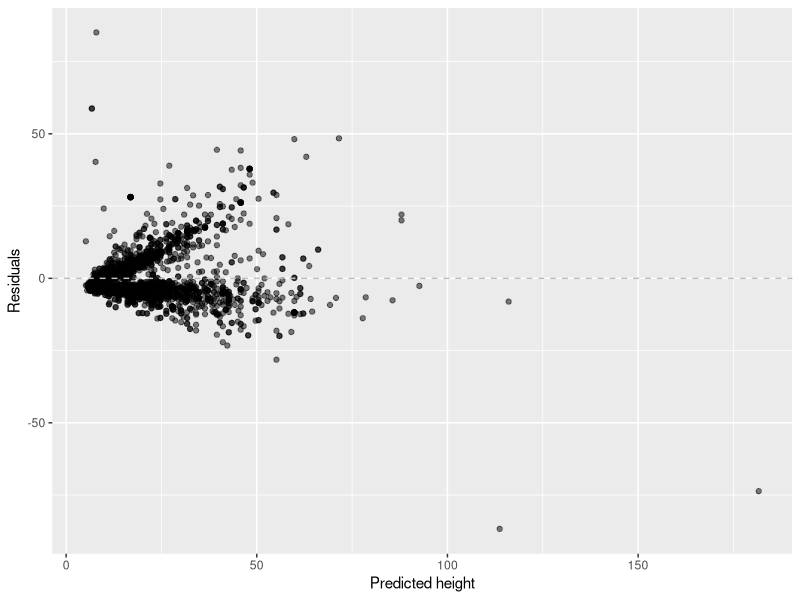
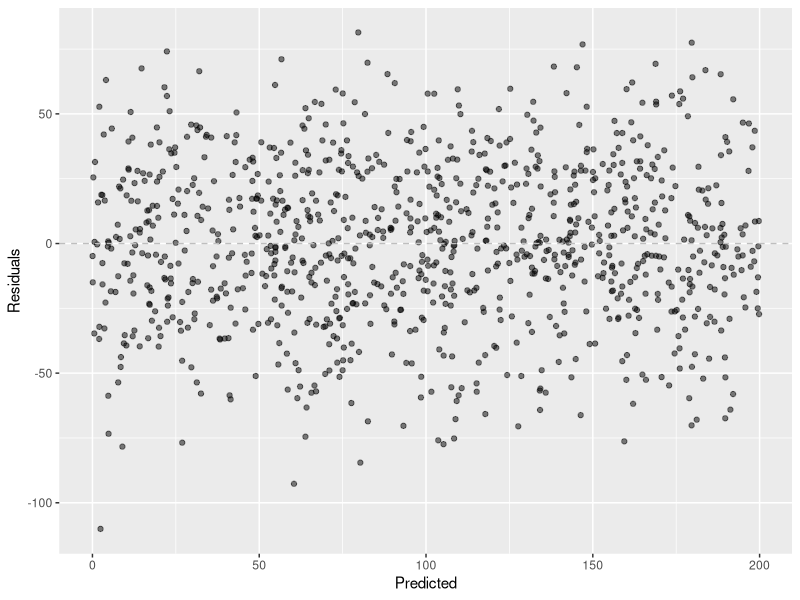
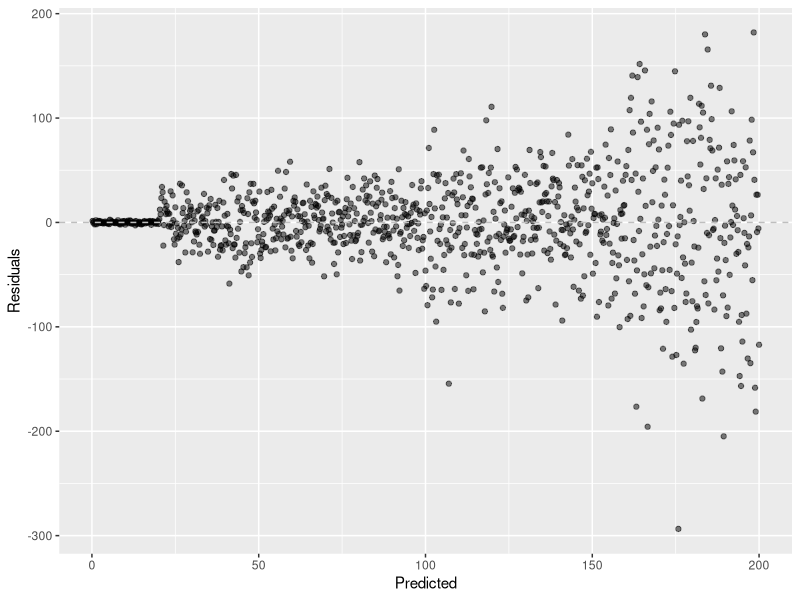
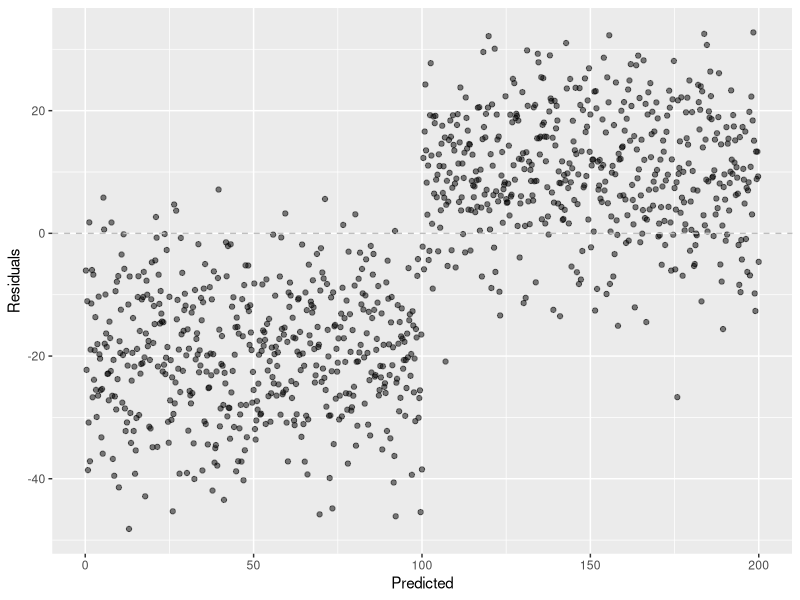
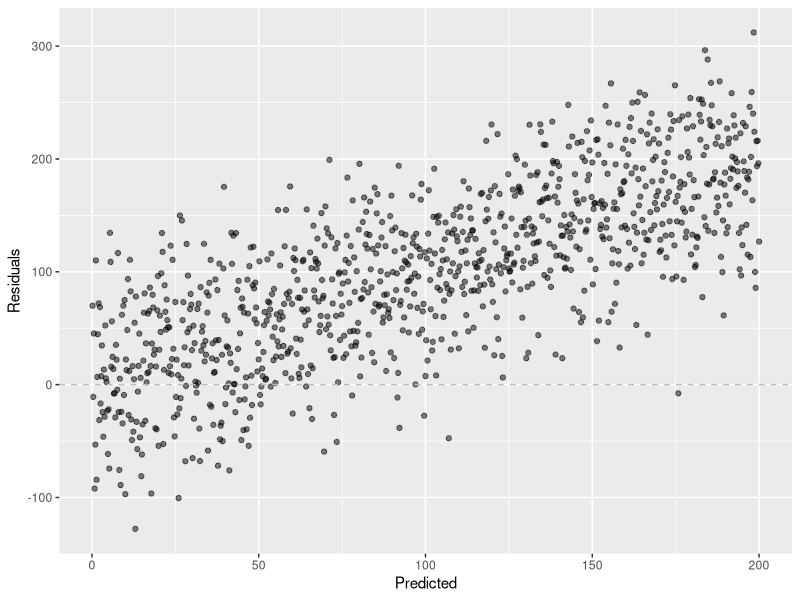
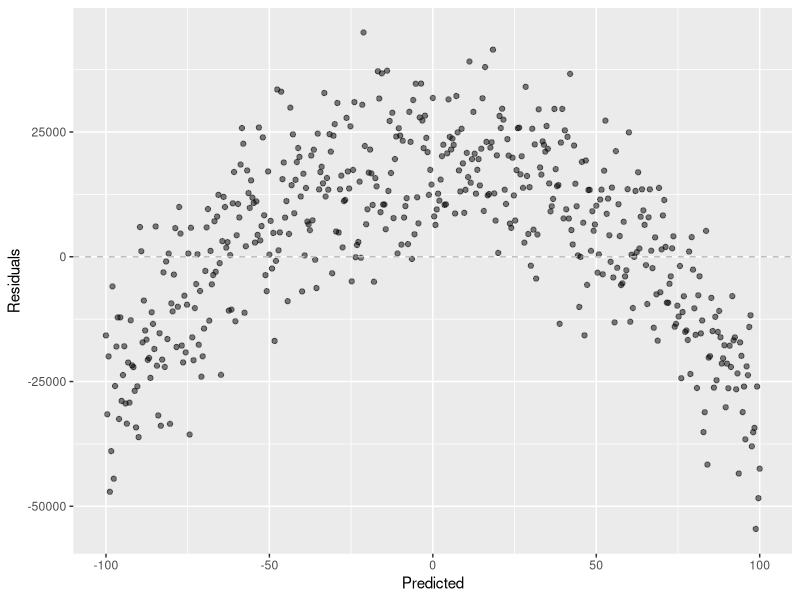
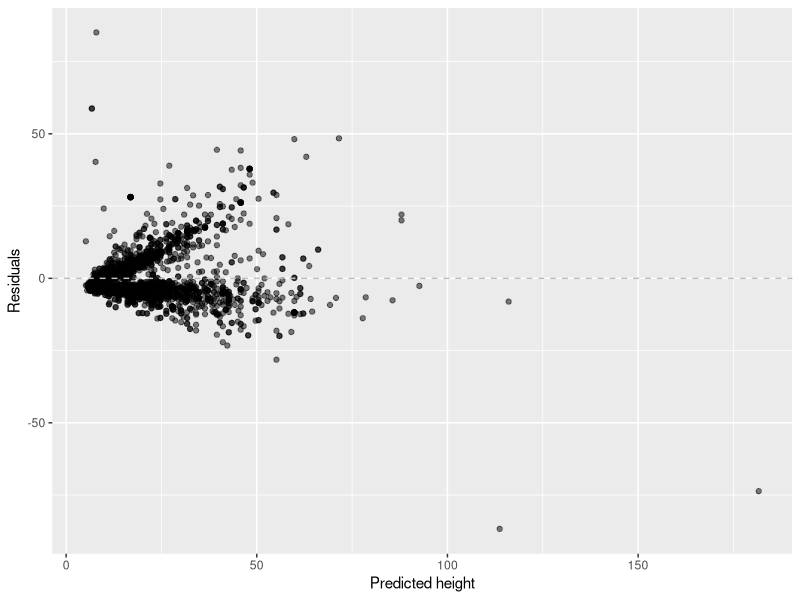
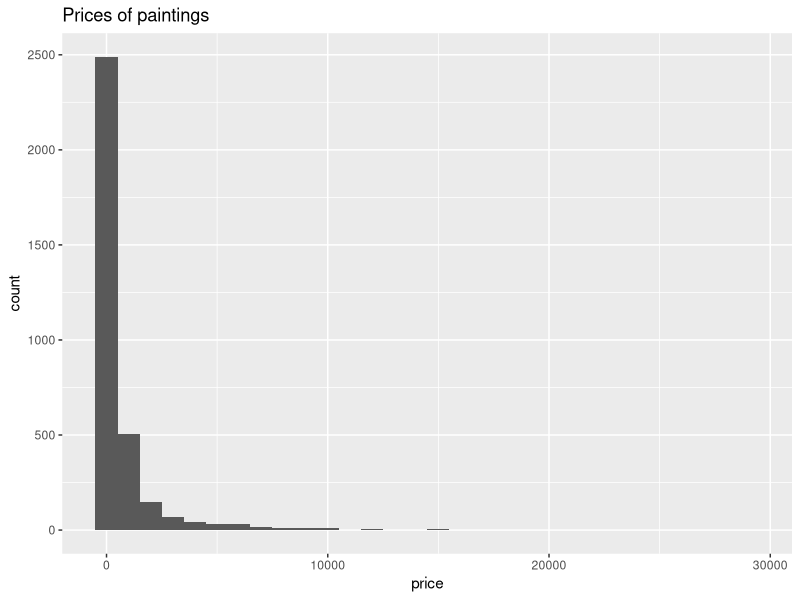

Write R code to recreate these figures, in order.
## ---- chunk 1

## ---- chunk 2
library(tidyverse)
library(scales)
library(broom)
library(here)
## ---- chunk 3
pp <- read_csv(
  "data/paris-paintings.csv", 
  na = c("n/a", "", "NA")
  )
## ---- chunk 4
m_ht_wt <- lm(Height_in ~ Width_in, data = pp)
m_ht_wt_aug <- augment(m_ht_wt)
ggplot(m_ht_wt_aug, mapping = aes(x = .fitted, y = .resid)) +
  geom_point(alpha = 0.5) +
  geom_hline(yintercept = 0, color = "gray", lty = "dashed") +
  labs(x = "Predicted height", y = "Residuals")
## ---- chunk 5
set.seed(12346)
df <- tibble(
  fake_resid = rnorm(1000, mean = 0, sd = 30),
  fake_predicted = runif(1000, min = 0, max = 200)
)
ggplot(df, mapping = aes(x = fake_predicted, y = fake_resid)) +
  geom_point(alpha = 0.5) +
  geom_hline(yintercept = 0, color = "gray", lty = "dashed") +
  labs(x = "Predicted", y = "Residuals")
## ---- chunk 6
set.seed(12346)
df <- tibble(
  fake_resid = c(rnorm(100, mean = 0, sd = 1), 
                 rnorm(100, mean = 0, sd = 15), 
                 rnorm(100, mean = 0, sd = 25), 
                 rnorm(100, mean = 0, sd = 20), 
                 rnorm(100, mean = 0, sd = 25), 
                 rnorm(100, mean = 0, sd = 50), 
                 rnorm(100, mean = 0, sd = 35), 
                 rnorm(100, mean = 0, sd = 40),
                 rnorm(200, mean = 0, sd = 80)),
  fake_predicted = seq(0.2, 200, 0.2)
)
ggplot(df, mapping = aes(x = fake_predicted, y = fake_resid)) +
  geom_point(alpha = 0.5) +
  geom_hline(yintercept = 0, color = "gray", lty = "dashed") +
  labs(x = "Predicted", y = "Residuals")
## ---- chunk 7
set.seed(12346)
df <- tibble(
  fake_predicted = seq(0.2, 200, 0.2),
  fake_resid = c(
    rnorm(500, mean = -20, sd = 10),
    rnorm(500, mean = 10, sd = 10)
  )
)
ggplot(df, mapping = aes(x = fake_predicted, y = fake_resid)) +
  geom_point(alpha = 0.5) +
  geom_hline(yintercept = 0, color = "gray", lty = "dashed") +
  labs(x = "Predicted", y = "Residuals")
## ---- chunk 8
set.seed(12346)
df <- tibble(
  fake_predicted = seq(0.2, 200, 0.2),
  fake_resid = fake_predicted + rnorm(1000, mean = 0, sd = 50)
)
ggplot(df, mapping = aes(x = fake_predicted, y = fake_resid)) +
  geom_point(alpha = 0.5) +
  geom_hline(yintercept = 0, color = "gray", lty = "dashed") +
  labs(x = "Predicted", y = "Residuals")
## ---- chunk 9
set.seed(12346)
df <- tibble(
  fake_predicted = seq(-100, 100, 0.4),
  fake_resid = -5*fake_predicted^2 - 3*fake_predicted + 20000 + rnorm(501, mean = 0, sd = 10000)
)
ggplot(df, mapping = aes(x = fake_predicted, y = fake_resid)) +
  geom_point(alpha = 0.5) +
  geom_hline(yintercept = 0, color = "gray", lty = "dashed") +
  labs(x = "Predicted", y = "Residuals")
## ---- chunk 10
ggplot(m_ht_wt_aug, mapping = aes(x = .fitted, y = .resid)) +
  geom_point(alpha = 0.5) +
  geom_hline(yintercept = 0, color = "gray", lty = "dashed") +
  labs(x = "Predicted height", y = "Residuals")
## ---- chunk 11
ggplot(data = pp, aes(x = price)) +
  geom_histogram(binwidth = 1000) +
  labs(title = "Prices of paintings")
## ---- chunk 12
ggplot(data = pp, aes(x = Width_in, y = price)) +
  geom_point(alpha = 0.5) +
  labs(x = "Width (in)", y = "Price (livres)")
## ---- chunk 13
pp_wt_lt_100 <- pp %>% 
  filter(Width_in < 100)
## ---- chunk 14
ggplot(data = pp_wt_lt_100, 
       mapping = aes(x = Width_in, y = price)) +
  geom_point(alpha = 0.5) +
  labs(title = "Price vs. width", subtitle = "For width < 100 in",
       x = "Width (in)", y = "Price (livres)")
## ---- chunk 15
ggplot(data = pp_wt_lt_100, 
       mapping = aes(x = Width_in, y = log(price))) +
  geom_point(alpha = 0.5) +
  labs(title = "Log(price) vs. width", subtitle = "For width < 100 in",
       x = "Width (in)", y = "Log(price) (log livres)")
## ---- chunk 16
m_price_wt <- lm(price ~ Width_in, data = pp_wt_lt_100)
m_price_wt_aug <- augment(m_price_wt)
ggplot(data = m_price_wt_aug, 
       mapping = aes(x = .fitted, y = .resid)) +
  geom_point(alpha = 0.5) +
  labs(
    title = "Price vs. width, residuals", 
    subtitle = "For width < 100 in",
    x = "Predicted price (livres)", 
    y = "Residuals"
    )
## ---- chunk 17
pp_wt_lt_100 <- pp_wt_lt_100 %>% mutate(log_price = log(price))
m_lprice_wt <- lm(log_price ~ Width_in, data = pp_wt_lt_100)
m_lprice_wt_aug <- augment(m_lprice_wt)
ggplot(data = m_lprice_wt_aug, 
       mapping = aes(x = .fitted, y = .resid)) +
  geom_point(alpha = 0.5) +
  labs(
    title = "Log(Price) vs. width, residuals", 
    subtitle = "For width < 100 in",
    x = "Predicted log(price) (log livres)", 
    y = "Residuals"
    )
## ---- chunk 18
ggplot(data = pp_wt_lt_100, mapping = aes(x = Width_in, y = log(price))) +
  geom_point(alpha = 0.5) +
  geom_smooth(method = "lm", color = "#A7D5E8", se = FALSE) +
  labs(x = "Width (in)", y = "Log(price) (log livres)")
## ---- chunk 19
m_lprice_wt <- lm(log(price) ~ Width_in, data = pp_wt_lt_100)
tidy(m_lprice_wt)
## ---- chunk 20
tidy(m_lprice_wt)
## ---- chunk 21
m_price_wt %>%
  tidy() %>%
  select(term, estimate)
## ---- chunk 22
m_lprice_wt %>%
  tidy() %>%
  select(term, estimate) %>%
  mutate(
    estimate_exp = exp(estimate)
    )
## ---- chunk 23
log(0)
## ---- chunk 24
log(0 + 0.00001)
